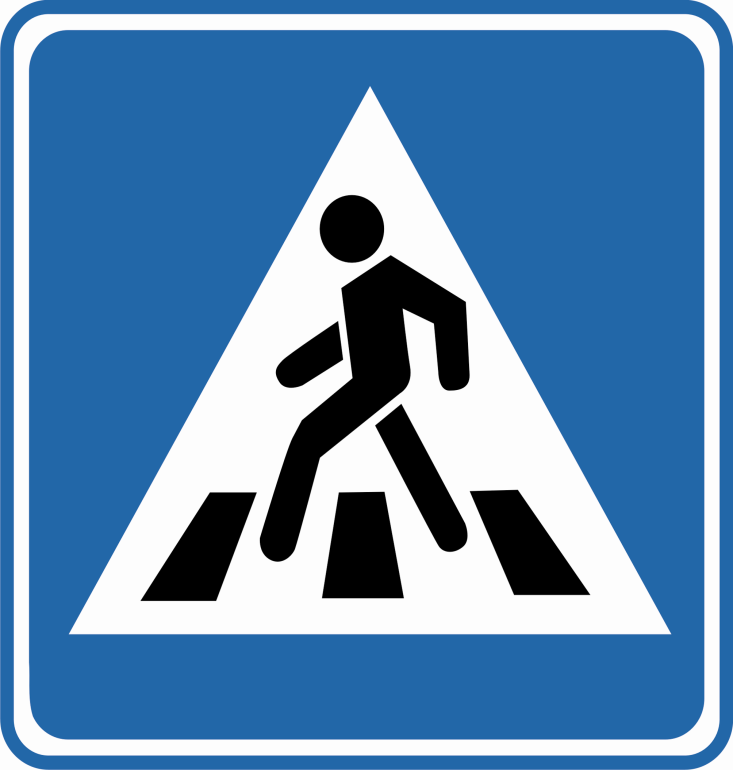
#> input picture Garifullin_TI/znak.png, 733 x 770 px
$ python main.py
#> lines starting #> are read from the running program, lines starting #| are printed output that depends on the picture; after the words box and inside, x2 and y2 are one past the last pixel; in counts of white or black regions, pixels touching at a corner belong together
import cv2 as cv
import numpy as np


# In:
# znak.png
# new.png

def main():
    path = input()
#> the answer given: znak.png
    if not is_accessible(path):
        return -1
    gen = process_img(path)
    name = input()
    save_img(gen, name)


def save_img(gen, name):
    if name == "":
        name = "generated.png"
    cv.imwrite(name, gen)


def process_img(path):
#> called with path = 'znak.png'
    img = cv.imread(path)
#> img is the input picture: shape (770, 733, 3); mean B, G, R 177.5, 136.9, 94
    lower_range = np.array([100, 100, 100])
    upper_range = np.array([255, 255, 255])
    mask = cv.inRange(img, lower_range, upper_range)
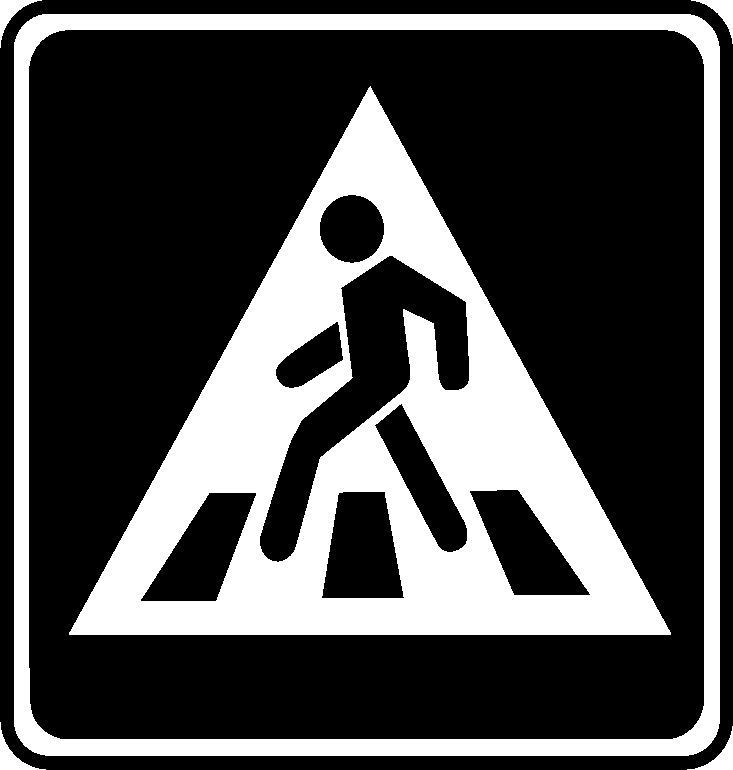
#> mask: shape (770, 733); 29.1% white; 6 white regions, box (x1, y1, x2, y2) and area: (69, 86, 671, 635) 116232, (14, 14, 720, 756) 45589, (0, 722, 46, 770) 564, (0, 0, 42, 48) 546, (687, 726, 733, 770) 546, (691, 0, 733, 44) 528
    mask = cv.bitwise_not(mask)
#> mask: shape (770, 733); 70.9% white; 6 black regions
    contours, hierarchy = cv.findContours(mask, cv.RETR_TREE, cv.CHAIN_APPROX_SIMPLE)
#> contours = 11 contours; largest, box (x1, y1, x2, y2) and area: (0, 0, 733, 770) 560782, (13, 13, 721, 757) 524157, (29, 30, 704, 739) 475824, (68, 85, 672, 636) 166754, (260, 256, 469, 562) 18630
    cv.drawContours(img, contours, -1, (0, 255, 0), 3)
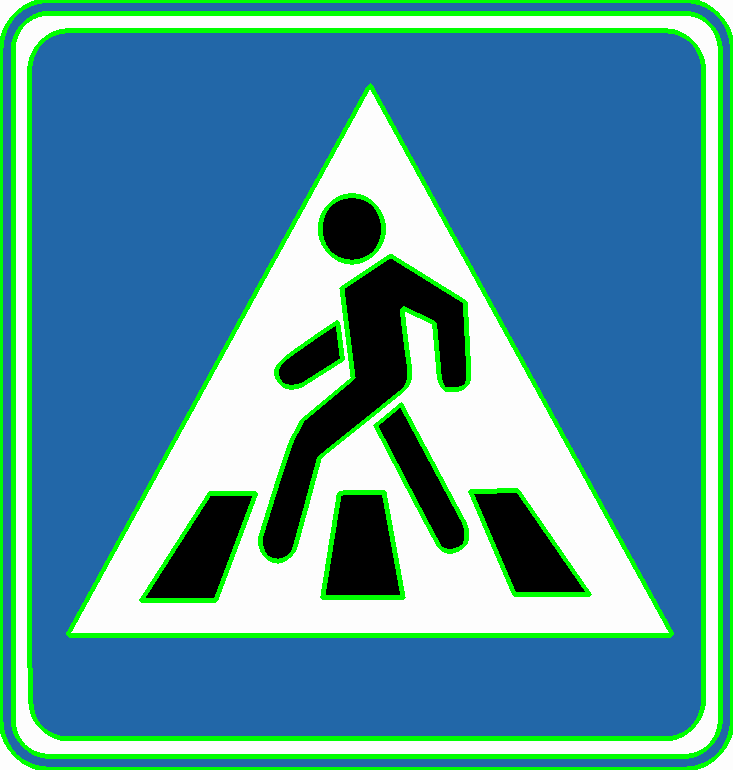
#> img: shape (770, 733, 3); 10.23% of pixels changed, all inside (x1, y1, x2, y2) = (0, 0, 733, 770)
    # cv.imshow('window', img)
    # cv.waitKey(0)
    # cv.destroyAllWindows()

    return img


def is_accessible(path, mode='r'):
    """
    Проверка, является ли файл или папка из `path`
    доступным для работы в предоставленным `mode` формате.
    """
    try:
        f = open(path, mode)
        f.close()
    except IOError:
        return False
    return True


if __name__ == "__main__":
    main()
#> the answer given: new.png
